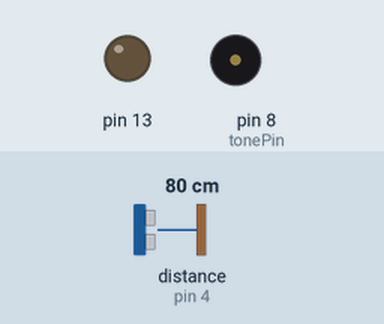
Simulated run of this sketch. Board: Arduino Uno, built with avr-gcc and run on an emulated ATmega328P. Parts: output pins drawn as LEDs (lit = HIGH), buzzer (waves = sounding). Wiring (inferred from the names in the program): ultrasonic range finder: trigger pin 2; echo pin 4. Dashed ring = blinking. The test bench sets the inputs (shaded band); at power-on: distance to the obstacle (sensor on pin 4) 80 cm. The echo pulse lasts 58.3 µs per cm; pins used as bus, display or sensor lines are not drawn.

Above: at 1.2 s.
1.3 s: distance to the obstacle (sensor on pin 4) set to 34 cm
2.8 s: distance to the obstacle (sensor on pin 4) set to 28 cm
At 2.98 s:
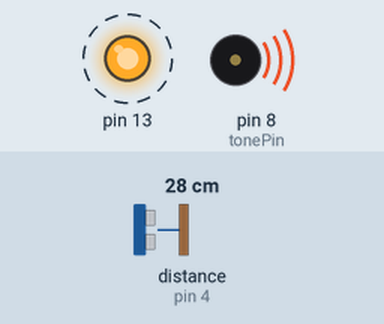
Timing chart, 0 to 11.8 s (numbered marks = the images above; inputs shaded):
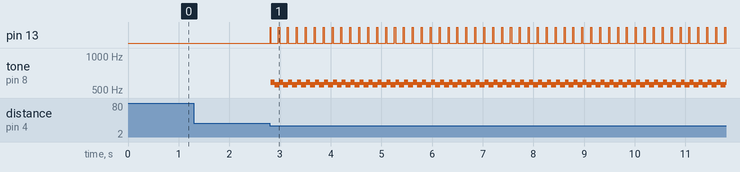

Measured:
- the behaviour switches between 31 and 30 cm on distance to the obstacle (sensor on pin 4) (found by bisection; images 0 and 1)
- after the input at 1.3 s, every drawn part: stays the same
- after the input at 2.8 s, pin 13: alternates HIGH for 0.02 s and LOW for 0.16 s, starting at once; tone on pin 8 (tonePin): alternates 587 Hz for 0.08 s and 554 Hz for 0.10 s, starting at once

The sketch:

sec-alarm.ino
```cpp
// -Kavindu Sri-
// -Kavindu Sri-

int led = 13;
int tonePin = 8;
#define trig 2
#define echo 4
void setup() {
  pinMode(trig,OUTPUT);
  pinMode(echo,INPUT);
  pinMode(13,OUTPUT);

}

void loop() {
  digitalWrite(trig,LOW);
  delayMicroseconds(2);

  digitalWrite(trig,HIGH);
  delayMicroseconds(10);

  digitalWrite(trig,LOW);

  long t = pulseIn(echo,HIGH);

  long cm = t/29/2;
  if(cm < 30){
    lol();

  }

}
void lol(){
  while(true){
        digitalWrite(13,HIGH);
    delay(10);
    digitalWrite(13,LOW);

    tone(tonePin, 587, 709.720327982);
    delay(78);
    tone(tonePin, 554, 709.720327982);
    delay(78);
    digitalWrite(13,HIGH);
    delay(10);
    digitalWrite(13,LOW);

  }
}
```
